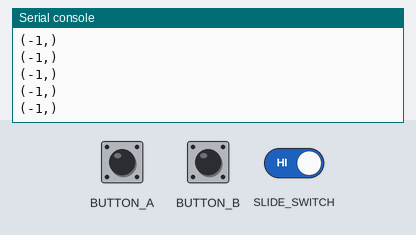
Simulated run of this program. Board: Circuit Playground running CircuitPython. Shown: the last lines printed to the serial console. The test bench sets the inputs (shaded band).

Above: at 1.2 s.
1.3 s: button A pressed for 0.15 s
At 1.31 s:
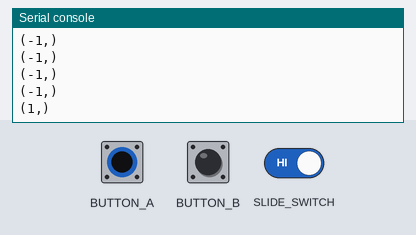
2.9 s: button B pressed for 0.15 s
At 2.91 s:
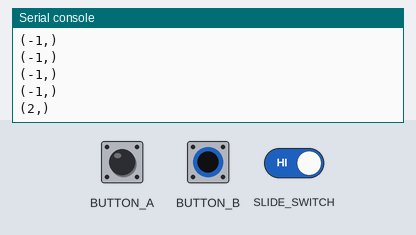
4.5 s: slide switch moved to the right
At 4.52 s:
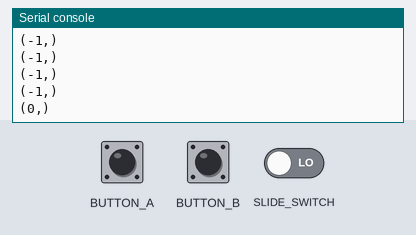
Timing chart, 0 to 7.5 s (numbered marks = the images above; inputs shaded):
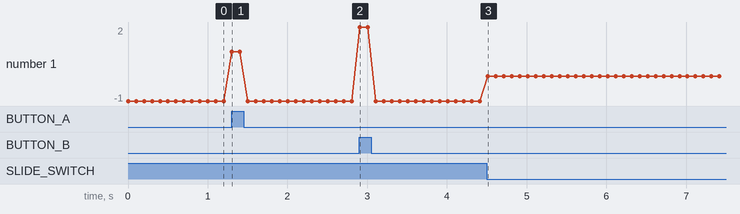

Measured:
- after the input at 1.3 s, the serial console: prints a new line at once (image 1)
- after the input at 2.9 s, the serial console: prints a new line at once (image 2)
- after the input at 4.5 s, the serial console: prints a new line at once (image 3)
- plotted number 1: -1 → 0 after the input at 4.5 s

The program:

btnAndSwitch.py
```python
import time

import board
import digitalio

button_a = digitalio.DigitalInOut(board.BUTTON_A)
button_a.direction = digitalio.Direction.INPUT
button_a.pull = digitalio.Pull.DOWN

button_b = digitalio.DigitalInOut(board.BUTTON_B)
button_b.direction = digitalio.Direction.INPUT
button_b.pull = digitalio.Pull.DOWN

switch = digitalio.DigitalInOut(board.SLIDE_SWITCH)
switch.direction = digitalio.Direction.INPUT
switch.pull = digitalio.Pull.UP

while True:
    if button_a.value:
        print((1,))
    elif button_b.value:
        print((2,))
    elif switch.value:
        print((-1,))
    else:
        print((0,))
    time.sleep(0.1)
```
